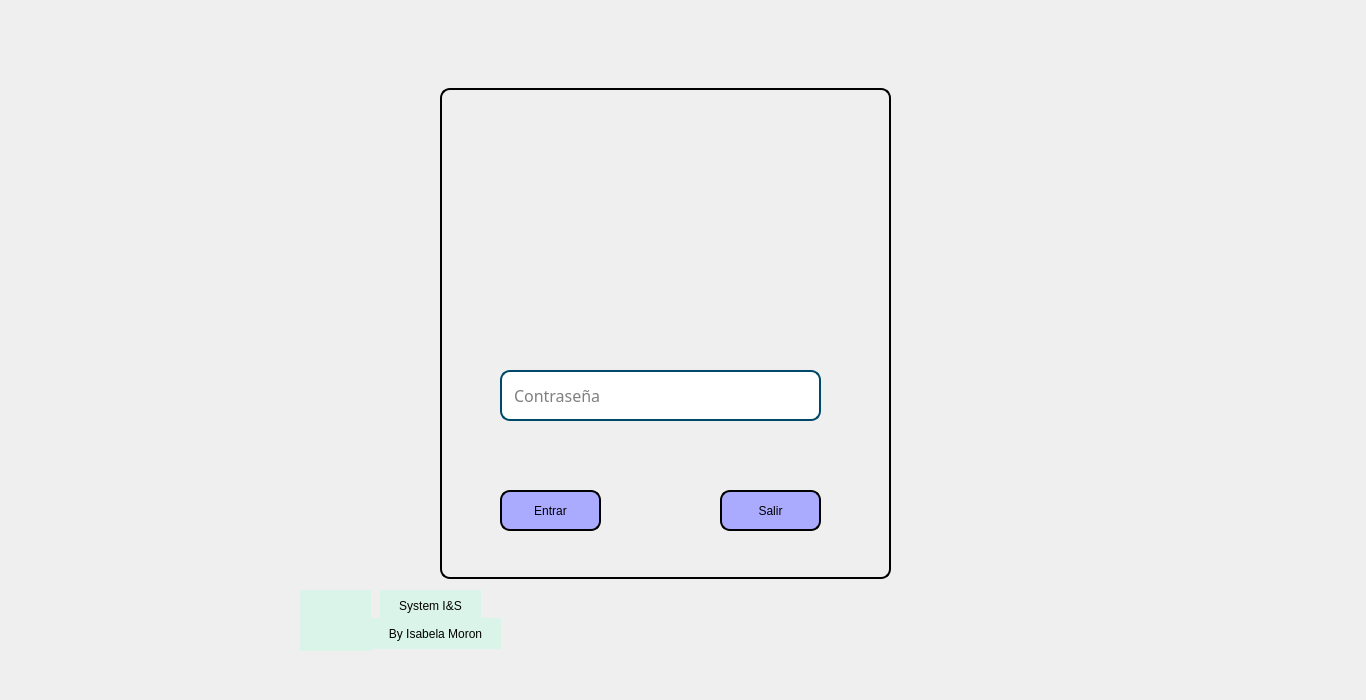
<?xml version="1.0" encoding="UTF-8"?>
<ui version="4.0">
 <class>Inicio</class>
 <widget class="QMainWindow" name="Inicio">
  <property name="geometry">
   <rect>
    <x>0</x>
    <y>0</y>
    <width>1366</width>
    <height>700</height>
   </rect>
  </property>
  <property name="minimumSize">
   <size>
    <width>0</width>
    <height>0</height>
   </size>
  </property>
  <property name="windowTitle">
   <string>MainWindow</string>
  </property>
  <property name="styleSheet">
   <string notr="true">font: 87 12pt &quot;Arial Black&quot;;</string>
  </property>
  <widget class="QWidget" name="centralwidget">
   <widget class="QLabel" name="label">
    <property name="geometry">
     <rect>
      <x>0</x>
      <y>0</y>
      <width>1366</width>
      <height>700</height>
     </rect>
    </property>
    <property name="text">
     <string/>
    </property>
    <property name="pixmap">
     <pixmap>Imagenes/Fondo.jpg</pixmap>
    </property>
    <property name="scaledContents">
     <bool>true</bool>
    </property>
   </widget>
   <widget class="QLabel" name="System">
    <property name="geometry">
     <rect>
      <x>380</x>
      <y>590</y>
      <width>101</width>
      <height>31</height>
     </rect>
    </property>
    <property name="styleSheet">
     <string notr="true">font: 10pt &quot;Arial&quot;;
background-color: rgb(218, 244, 233);</string>
    </property>
    <property name="text">
     <string>System I&amp;S</string>
    </property>
    <property name="alignment">
     <set>Qt::AlignCenter</set>
    </property>
   </widget>
   <widget class="QPushButton" name="Exit">
    <property name="geometry">
     <rect>
      <x>720</x>
      <y>490</y>
      <width>101</width>
      <height>41</height>
     </rect>
    </property>
    <property name="minimumSize">
     <size>
      <width>101</width>
      <height>40</height>
     </size>
    </property>
    <property name="styleSheet">
     <string notr="true">QPushButton {
	background-color: rgb(170, 170, 255);
	border: 2px solid rgb(0,0,0);
	border-radius: 10px;
}</string>
    </property>
    <property name="text">
     <string>Salir</string>
    </property>
   </widget>
   <widget class="QFrame" name="frame_2">
    <property name="geometry">
     <rect>
      <x>440</x>
      <y>88</y>
      <width>451</width>
      <height>491</height>
     </rect>
    </property>
    <property name="styleSheet">
     <string notr="true">border: 2px solid rgb(0,0,0);
border-radius: 10px;</string>
    </property>
    <property name="frameShape">
     <enum>QFrame::StyledPanel</enum>
    </property>
    <property name="frameShadow">
     <enum>QFrame::Raised</enum>
    </property>
   </widget>
   <widget class="QLineEdit" name="Password">
    <property name="geometry">
     <rect>
      <x>500</x>
      <y>370</y>
      <width>321</width>
      <height>51</height>
     </rect>
    </property>
    <property name="font">
     <font>
      <family>Arial Black</family>
      <pointsize>12</pointsize>
      <weight>10</weight>
      <italic>false</italic>
      <bold>false</bold>
     </font>
    </property>
    <property name="focusPolicy">
     <enum>Qt::StrongFocus</enum>
    </property>
    <property name="statusTip">
     <string/>
    </property>
    <property name="accessibleDescription">
     <string/>
    </property>
    <property name="styleSheet">
     <string notr="true">QLineEdit {
	border: 2px solid rgb(0, 72, 106);
	border-radius: 10px;
	background-color: rgb(255, 255, 255);
	padding-right: 10px;
	padding-left:10px;
}
</string>
    </property>
    <property name="text">
     <string/>
    </property>
    <property name="maxLength">
     <number>8</number>
    </property>
    <property name="echoMode">
     <enum>QLineEdit::Password</enum>
    </property>
    <property name="placeholderText">
     <string>Contraseña</string>
    </property>
   </widget>
   <widget class="QPushButton" name="Entrar">
    <property name="geometry">
     <rect>
      <x>500</x>
      <y>490</y>
      <width>101</width>
      <height>41</height>
     </rect>
    </property>
    <property name="styleSheet">
     <string notr="true">QPushButton {
	background-color: rgb(170, 170, 255);
	border: 2px solid rgb(0,0,0);
	border-radius: 10px;
}</string>
    </property>
    <property name="text">
     <string>Entrar</string>
    </property>
   </widget>
   <widget class="QLabel" name="Created">
    <property name="geometry">
     <rect>
      <x>370</x>
      <y>618</y>
      <width>131</width>
      <height>31</height>
     </rect>
    </property>
    <property name="styleSheet">
     <string notr="true">font: 10pt &quot;Arial&quot;;
background-color: rgb(218, 244, 233);</string>
    </property>
    <property name="text">
     <string>By Isabela Moron</string>
    </property>
    <property name="alignment">
     <set>Qt::AlignCenter</set>
    </property>
   </widget>
   <widget class="QLabel" name="Welcome">
    <property name="geometry">
     <rect>
      <x>550</x>
      <y>120</y>
      <width>231</width>
      <height>201</height>
     </rect>
    </property>
    <property name="layoutDirection">
     <enum>Qt::LeftToRight</enum>
    </property>
    <property name="styleSheet">
     <string notr="true">font: 87 16pt &quot;Arial Black&quot;;
</string>
    </property>
    <property name="text">
     <string/>
    </property>
    <property name="pixmap">
     <pixmap>Imagenes/5087579.png</pixmap>
    </property>
    <property name="scaledContents">
     <bool>true</bool>
    </property>
    <property name="alignment">
     <set>Qt::AlignCenter</set>
    </property>
   </widget>
   <widget class="QLabel" name="Logo">
    <property name="geometry">
     <rect>
      <x>300</x>
      <y>590</y>
      <width>71</width>
      <height>61</height>
     </rect>
    </property>
    <property name="styleSheet">
     <string notr="true">background-color: rgb(218, 244, 233);</string>
    </property>
    <property name="text">
     <string/>
    </property>
    <property name="pixmap">
     <pixmap>Imagenes/photo_5089217924715097417_y.png</pixmap>
    </property>
    <property name="scaledContents">
     <bool>true</bool>
    </property>
   </widget>
   <zorder>label</zorder>
   <zorder>System</zorder>
   <zorder>frame_2</zorder>
   <zorder>Password</zorder>
   <zorder>Entrar</zorder>
   <zorder>Created</zorder>
   <zorder>Welcome</zorder>
   <zorder>Logo</zorder>
   <zorder>Exit</zorder>
  </widget>
 </widget>
 <resources>
  <include location="Imagenes/imagenes.qrc"/>
 </resources>
 <connections/>
</ui>
